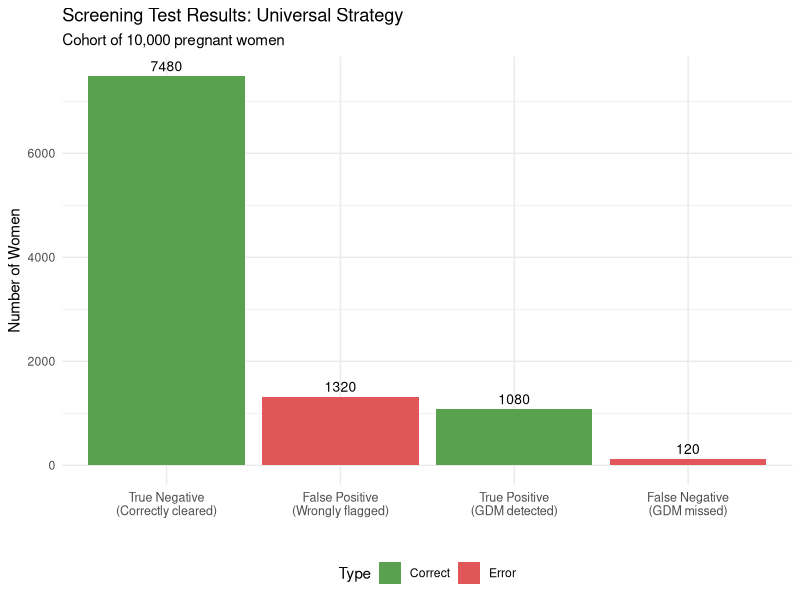
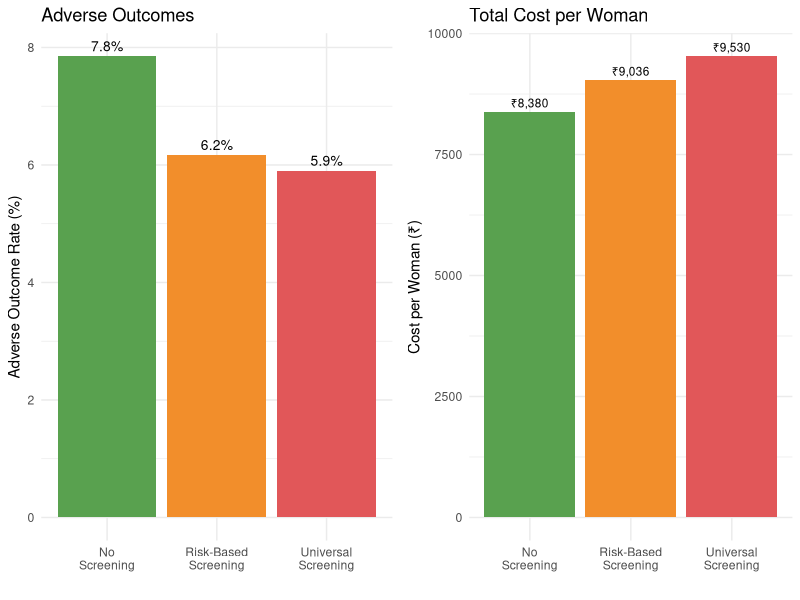
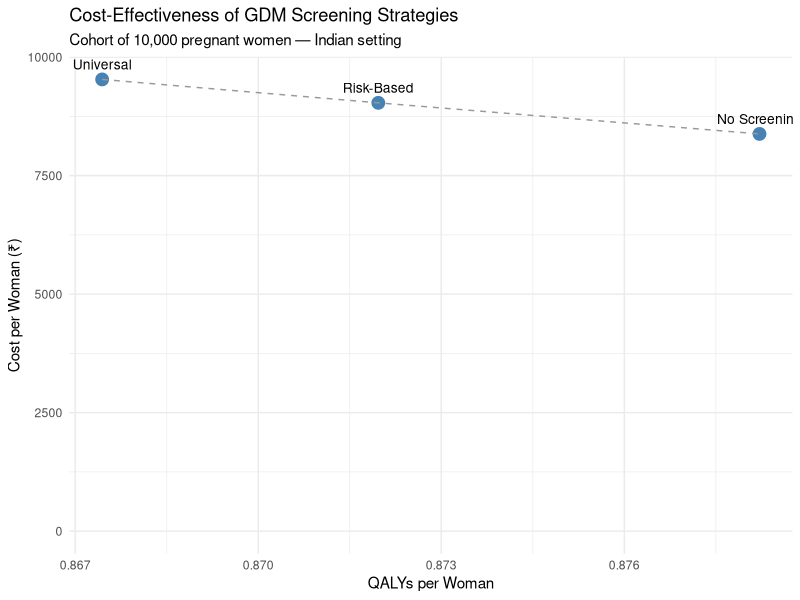

These figures' R source, in order:
## ---- chunk 1
#| label: parameters
#| echo: true

# ============================================================
# MODEL PARAMETERS — Gestational Diabetes Screening in India
# ============================================================

# --- Prevalence ---
# Source: Systematic review, Behboudi-Gandevani et al. 2019;
#         National meta-analysis, Pujitha et al. 2024 (BMC Public Health)
# Indian GDM prevalence ranges 10-14.3%; we use 12% as base case
prev_gdm <- 0.12

# --- Population ---
# We model a cohort of 10,000 pregnant women
n_cohort <- 10000

# --- Risk-based screening coverage ---
# Proportion of women classified as "high risk" and offered screening
# Source: FOGSI guidelines; approximately 55-65% of Indian pregnant women
#         have at least one risk factor
prop_high_risk <- 0.60

# GDM prevalence among high-risk vs low-risk women
# Source: Sreelakshmi et al. 2015 (IJRCOG)
prev_gdm_high_risk <- 0.18
prev_gdm_low_risk  <- 0.03

# --- Test Accuracy: Fasting 75g OGTT (IADPSG criteria) ---
# Source: Defined as the reference standard; near-perfect when properly
#         conducted. We use realistic performance accounting for
#         pre-analytical errors in field conditions.
# Source: Seshiah et al. 2008; Mohan et al. 2014
sens_ogtt <- 0.90   # Sensitivity
spec_ogtt <- 0.85   # Specificity

# --- Screening Costs (₹) ---
# Source: Estimated from public hospital rates, NHM guidelines
cost_ogtt <- 250            # Cost of fasting 75g OGTT per woman
cost_risk_assessment <- 50  # Cost of risk factor assessment per woman

# --- Treatment Cost if GDM Detected (₹) ---
# Includes dietary counselling, glucose monitoring, insulin if needed
# Source: Estimated from Indian tertiary hospital data
cost_gdm_treatment <- 8000

# --- Outcome Probabilities ---
# Probability of adverse outcome (composite: macrosomia, birth injury,
# neonatal ICU admission, pre-eclampsia) if GDM is:
# Source: HAPO study (international); Indian data from Balaji et al. 2011
p_adverse_gdm_treated   <- 0.10  # GDM detected and treated
p_adverse_gdm_untreated <- 0.35  # GDM present but undetected
p_adverse_no_gdm        <- 0.05  # No GDM (background risk)

# --- Costs of Adverse Outcomes (₹) ---
# Source: Estimated from Indian NICU costs, C-section rates
cost_adverse <- 45000   # Average cost of managing adverse outcome
cost_no_adverse <- 5000 # Average cost of normal delivery

# --- Utility Weights (QALYs) ---
# Short-term utility over pregnancy and postpartum period
# Source: Moss et al. 2007 (international); adapted for Indian context
utility_adverse   <- 0.65  # QALY weight if adverse outcome
utility_no_adverse <- 0.90 # QALY weight if no adverse outcome
utility_gdm_treated <- 0.82 # QALY weight for managed GDM (reduced anxiety, monitoring burden)
## ---- chunk 2
#| label: fig-gdm-decision-tree
#| echo: true
#| fig-cap: "Decision tree structure for GDM screening strategies"

library(DiagrammeR)

grViz("
digraph gdm_tree {
  graph [rankdir=LR, bgcolor='transparent', fontname='Helvetica', nodesep=0.5]
  node [fontname='Helvetica', fontsize=10]

  # Decision node
  D [label='Screening\nStrategy', shape=square, style=filled, fillcolor='#4e79a7', fontcolor='white', width=1.2]

  # Strategy nodes
  S1 [label='Universal\nScreening\n(All women get OGTT)', shape=box, style='filled,rounded', fillcolor='#59a14f', fontcolor='white']
  S2 [label='Risk-Based\nScreening\n(High-risk get OGTT)', shape=box, style='filled,rounded', fillcolor='#f28e2b', fontcolor='white']
  S3 [label='No Formal\nScreening\n(Clinical detection only)', shape=box, style='filled,rounded', fillcolor='#e15759', fontcolor='white']

  # Chance nodes for Universal
  C1 [label='GDM+\n(prev=12%)', shape=circle, style=filled, fillcolor='#d4e6f1', width=0.8, fontsize=9]
  C2 [label='GDM-\n(88%)', shape=circle, style=filled, fillcolor='#d5f5e3', width=0.8, fontsize=9]

  # Test results
  TP [label='Test +\n(Sens=90%)\nTreat', shape=box, style='filled,rounded', fillcolor='#aed6f1', fontsize=9]
  FN [label='Test -\n(10%)\nMissed', shape=box, style='filled,rounded', fillcolor='#f5b7b1', fontsize=9]
  FP [label='Test +\n(1-Spec=15%)\nUnnec. treat', shape=box, style='filled,rounded', fillcolor='#fdebd0', fontsize=9]
  TN [label='Test -\n(Spec=85%)\nCorrectly cleared', shape=box, style='filled,rounded', fillcolor='#d5f5e3', fontsize=9]

  D -> S1
  D -> S2
  D -> S3

  S1 -> C1
  S1 -> C2
  C1 -> TP
  C1 -> FN
  C2 -> FP
  C2 -> TN
}
")
## ---- chunk 3
#| label: universal-screening
#| echo: true

# --- Universal Screening Strategy ---

# Total number screened
n_screened_universal <- n_cohort

# True disease status
n_gdm_true <- n_cohort * prev_gdm        # Women who truly have GDM
n_no_gdm   <- n_cohort * (1 - prev_gdm)  # Women without GDM

# Test results
true_positive  <- n_gdm_true * sens_ogtt             # GDM detected correctly
false_negative <- n_gdm_true * (1 - sens_ogtt)       # GDM missed
false_positive <- n_no_gdm * (1 - spec_ogtt)         # Wrongly flagged
true_negative  <- n_no_gdm * spec_ogtt               # Correctly cleared

cat("=== Universal Screening Results ===\n")
cat("Total screened:", n_screened_universal, "\n")
cat("True positives (GDM detected):", true_positive, "\n")
cat("False negatives (GDM missed):", false_negative, "\n")
cat("False positives (unnecessary treatment):", false_positive, "\n")
cat("True negatives (correctly cleared):", true_negative, "\n")
## ---- chunk 4
#| label: fig-test-results-universal
#| echo: true
#| fig-cap: "Distribution of screening test results — Universal Screening"

library(ggplot2)

test_results <- data.frame(
  Category = c("True Positive\n(GDM detected)", "False Negative\n(GDM missed)",
                "False Positive\n(Wrongly flagged)", "True Negative\n(Correctly cleared)"),
  Count = c(true_positive, false_negative, false_positive, true_negative),
  Type = c("Correct", "Error", "Error", "Correct")
)

ggplot(test_results, aes(x = reorder(Category, -Count), y = Count, fill = Type)) +
  geom_col() +
  geom_text(aes(label = round(Count)), vjust = -0.5, size = 3.5) +
  scale_fill_manual(values = c("Correct" = "#59a14f", "Error" = "#e15759")) +
  labs(x = "", y = "Number of Women",
       title = "Screening Test Results: Universal Strategy",
       subtitle = paste0("Cohort of ", format(n_cohort, big.mark=","), " pregnant women")) +
  theme_minimal() +
  theme(legend.position = "bottom", axis.text.x = element_text(size = 9))
## ---- chunk 5
#| label: universal-costs
#| echo: true

# --- Costs: Universal Screening ---

# Screening cost: everyone gets OGTT
cost_screening_universal <- n_cohort * cost_ogtt

# Treatment costs: true positives + false positives receive treatment
cost_treatment_universal <- (true_positive + false_positive) * cost_gdm_treatment

# Adverse outcome costs
# True positives: GDM treated → lower adverse probability
adverse_tp <- true_positive * p_adverse_gdm_treated
no_adverse_tp <- true_positive * (1 - p_adverse_gdm_treated)

# False negatives: GDM untreated → higher adverse probability
adverse_fn <- false_negative * p_adverse_gdm_untreated
no_adverse_fn <- false_negative * (1 - p_adverse_gdm_untreated)

# False positives: no GDM but treated → background adverse risk
adverse_fp <- false_positive * p_adverse_no_gdm
no_adverse_fp <- false_positive * (1 - p_adverse_no_gdm)

# True negatives: no GDM, correctly cleared → background risk
adverse_tn <- true_negative * p_adverse_no_gdm
no_adverse_tn <- true_negative * (1 - p_adverse_no_gdm)

# Total adverse outcomes and costs
total_adverse_universal <- adverse_tp + adverse_fn + adverse_fp + adverse_tn
total_no_adverse_universal <- no_adverse_tp + no_adverse_fn + no_adverse_fp + no_adverse_tn

cost_outcomes_universal <- total_adverse_universal * cost_adverse +
                           total_no_adverse_universal * cost_no_adverse

# Total cost
total_cost_universal <- cost_screening_universal + cost_treatment_universal +
                        cost_outcomes_universal

cat("=== Universal Screening: Cost Summary ===\n")
cat("Screening cost: ₹", format(cost_screening_universal, big.mark = ","), "\n")
cat("Treatment cost: ₹", format(cost_treatment_universal, big.mark = ","), "\n")
cat("Outcome costs: ₹", format(round(cost_outcomes_universal), big.mark = ","), "\n")
cat("TOTAL COST: ₹", format(round(total_cost_universal), big.mark = ","), "\n")
cat("\nAdverse outcomes:", round(total_adverse_universal), "out of", n_cohort, "\n")
## ---- chunk 6
#| label: universal-qalys
#| echo: true

# --- QALYs: Universal Screening ---

# QALYs by group
qaly_tp <- true_positive * ((1 - p_adverse_gdm_treated) * utility_gdm_treated +
           p_adverse_gdm_treated * utility_adverse)
qaly_fn <- false_negative * ((1 - p_adverse_gdm_untreated) * utility_no_adverse +
           p_adverse_gdm_untreated * utility_adverse)
qaly_fp <- false_positive * ((1 - p_adverse_no_gdm) * utility_gdm_treated +
           p_adverse_no_gdm * utility_adverse)
qaly_tn <- true_negative * ((1 - p_adverse_no_gdm) * utility_no_adverse +
           p_adverse_no_gdm * utility_adverse)

total_qaly_universal <- qaly_tp + qaly_fn + qaly_fp + qaly_tn

cat("Total QALYs (Universal Screening):", round(total_qaly_universal, 1), "\n")
cat("Mean QALY per woman:", round(total_qaly_universal / n_cohort, 4), "\n")
## ---- chunk 7
#| label: risk-based
#| echo: true

# --- Risk-Based Screening Strategy ---

n_high_risk <- n_cohort * prop_high_risk
n_low_risk  <- n_cohort * (1 - prop_high_risk)

# Among high-risk women
n_gdm_hr    <- n_high_risk * prev_gdm_high_risk
n_no_gdm_hr <- n_high_risk * (1 - prev_gdm_high_risk)

tp_hr <- n_gdm_hr * sens_ogtt
fn_hr <- n_gdm_hr * (1 - sens_ogtt)
fp_hr <- n_no_gdm_hr * (1 - spec_ogtt)
tn_hr <- n_no_gdm_hr * spec_ogtt

# Among low-risk women (NOT screened — GDM undetected)
n_gdm_lr    <- n_low_risk * prev_gdm_low_risk
n_no_gdm_lr <- n_low_risk * (1 - prev_gdm_low_risk)

cat("=== Risk-Based Screening Results ===\n")
cat("High-risk women screened:", n_high_risk, "\n")
cat("Low-risk women NOT screened:", n_low_risk, "\n")
cat("GDM detected (high-risk true positives):", tp_hr, "\n")
cat("GDM missed in high-risk (false negatives):", fn_hr, "\n")
cat("GDM missed in low-risk (never screened):", n_gdm_lr, "\n")
cat("Total GDM missed:", fn_hr + n_gdm_lr, "\n")
## ---- chunk 8
#| label: risk-based-costs
#| echo: true

# --- Costs: Risk-Based Screening ---

# Screening cost: risk assessment for all, OGTT only for high-risk
cost_screening_risk <- n_cohort * cost_risk_assessment + n_high_risk * cost_ogtt

# Treatment cost: only high-risk true positives + false positives
cost_treatment_risk <- (tp_hr + fp_hr) * cost_gdm_treatment

# Adverse outcomes
# High-risk: detected GDM (treated)
adverse_tp_hr <- tp_hr * p_adverse_gdm_treated
# High-risk: missed GDM (untreated)
adverse_fn_hr <- fn_hr * p_adverse_gdm_untreated
# High-risk: false positives (background risk)
adverse_fp_hr <- fp_hr * p_adverse_no_gdm
# High-risk: true negatives
adverse_tn_hr <- tn_hr * p_adverse_no_gdm
# Low-risk: undetected GDM
adverse_gdm_lr <- n_gdm_lr * p_adverse_gdm_untreated
# Low-risk: no GDM
adverse_no_gdm_lr <- n_no_gdm_lr * p_adverse_no_gdm

total_adverse_risk <- adverse_tp_hr + adverse_fn_hr + adverse_fp_hr +
                      adverse_tn_hr + adverse_gdm_lr + adverse_no_gdm_lr

total_no_adverse_risk <- n_cohort - total_adverse_risk  # Simplified

cost_outcomes_risk <- total_adverse_risk * cost_adverse +
                      total_no_adverse_risk * cost_no_adverse

total_cost_risk <- cost_screening_risk + cost_treatment_risk + cost_outcomes_risk

cat("=== Risk-Based Screening: Cost Summary ===\n")
cat("Screening cost: ₹", format(cost_screening_risk, big.mark = ","), "\n")
cat("Treatment cost: ₹", format(round(cost_treatment_risk), big.mark = ","), "\n")
cat("Outcome costs: ₹", format(round(cost_outcomes_risk), big.mark = ","), "\n")
cat("TOTAL COST: ₹", format(round(total_cost_risk), big.mark = ","), "\n")
cat("\nAdverse outcomes:", round(total_adverse_risk), "out of", n_cohort, "\n")
## ---- chunk 9
#| label: risk-based-qalys
#| echo: true

# --- QALYs: Risk-Based Screening ---

qaly_tp_hr <- tp_hr * ((1 - p_adverse_gdm_treated) * utility_gdm_treated +
              p_adverse_gdm_treated * utility_adverse)
qaly_fn_hr <- fn_hr * ((1 - p_adverse_gdm_untreated) * utility_no_adverse +
              p_adverse_gdm_untreated * utility_adverse)
qaly_fp_hr <- fp_hr * ((1 - p_adverse_no_gdm) * utility_gdm_treated +
              p_adverse_no_gdm * utility_adverse)
qaly_tn_hr <- tn_hr * ((1 - p_adverse_no_gdm) * utility_no_adverse +
              p_adverse_no_gdm * utility_adverse)
qaly_gdm_lr <- n_gdm_lr * ((1 - p_adverse_gdm_untreated) * utility_no_adverse +
               p_adverse_gdm_untreated * utility_adverse)
qaly_no_gdm_lr <- n_no_gdm_lr * ((1 - p_adverse_no_gdm) * utility_no_adverse +
                  p_adverse_no_gdm * utility_adverse)

total_qaly_risk <- qaly_tp_hr + qaly_fn_hr + qaly_fp_hr +
                   qaly_tn_hr + qaly_gdm_lr + qaly_no_gdm_lr

cat("Total QALYs (Risk-Based Screening):", round(total_qaly_risk, 1), "\n")
cat("Mean QALY per woman:", round(total_qaly_risk / n_cohort, 4), "\n")
## ---- chunk 10
#| label: no-screening
#| echo: true

# --- No Screening Strategy ---

# Detection rate through clinical presentation alone
detection_rate_clinical <- 0.25

n_gdm_total <- n_cohort * prev_gdm
n_no_gdm_total <- n_cohort * (1 - prev_gdm)

n_gdm_detected_clinical <- n_gdm_total * detection_rate_clinical
n_gdm_undetected <- n_gdm_total * (1 - detection_rate_clinical)

# Costs: no screening cost, treatment only for clinically detected
cost_screening_none <- 0
cost_treatment_none <- n_gdm_detected_clinical * cost_gdm_treatment

# Adverse outcomes
adverse_detected <- n_gdm_detected_clinical * p_adverse_gdm_treated
adverse_undetected <- n_gdm_undetected * p_adverse_gdm_untreated
adverse_no_gdm_none <- n_no_gdm_total * p_adverse_no_gdm

total_adverse_none <- adverse_detected + adverse_undetected + adverse_no_gdm_none
total_no_adverse_none <- n_cohort - total_adverse_none

cost_outcomes_none <- total_adverse_none * cost_adverse +
                      total_no_adverse_none * cost_no_adverse

total_cost_none <- cost_screening_none + cost_treatment_none + cost_outcomes_none

# QALYs
qaly_detected <- n_gdm_detected_clinical * ((1 - p_adverse_gdm_treated) * utility_gdm_treated +
                 p_adverse_gdm_treated * utility_adverse)
qaly_undetected <- n_gdm_undetected * ((1 - p_adverse_gdm_untreated) * utility_no_adverse +
                   p_adverse_gdm_untreated * utility_adverse)
qaly_no_gdm_none <- n_no_gdm_total * ((1 - p_adverse_no_gdm) * utility_no_adverse +
                    p_adverse_no_gdm * utility_adverse)

total_qaly_none <- qaly_detected + qaly_undetected + qaly_no_gdm_none

cat("=== No Screening: Results ===\n")
cat("GDM detected clinically:", n_gdm_detected_clinical, "out of", n_gdm_total, "\n")
cat("TOTAL COST: ₹", format(round(total_cost_none), big.mark = ","), "\n")
cat("Adverse outcomes:", round(total_adverse_none), "out of", n_cohort, "\n")
cat("Total QALYs:", round(total_qaly_none, 1), "\n")
## ---- chunk 11
#| label: comparison
#| echo: true

# --- Summary Comparison ---
library(knitr)

results <- data.frame(
  Strategy = c("Universal Screening", "Risk-Based Screening", "No Screening"),
  Total_Cost = c(total_cost_universal, total_cost_risk, total_cost_none),
  Total_QALYs = c(total_qaly_universal, total_qaly_risk, total_qaly_none),
  Adverse_Outcomes = c(total_adverse_universal, total_adverse_risk, total_adverse_none)
)

# Format for display
results$Cost_per_Woman <- results$Total_Cost / n_cohort
results$QALY_per_Woman <- results$Total_QALYs / n_cohort
results$Adverse_Rate <- paste0(round(results$Adverse_Outcomes / n_cohort * 100, 1), "%")

results$Total_Cost <- paste0("₹", format(round(results$Total_Cost), big.mark = ","))

kable(results[, c("Strategy", "Total_Cost", "QALY_per_Woman", "Adverse_Rate")],
      col.names = c("Strategy", "Total Cost (cohort)", "QALY per Woman", "Adverse Outcome Rate"),
      digits = 4,
      caption = "Comparison of GDM Screening Strategies (cohort of 10,000 women)")
## ---- chunk 12
#| label: fig-adverse-comparison
#| echo: true
#| fig-cap: "Adverse outcome rates and costs across screening strategies"

adverse_data <- data.frame(
  Strategy = c("Universal\nScreening", "Risk-Based\nScreening", "No\nScreening"),
  Adverse_Rate = c(total_adverse_universal / n_cohort * 100,
                   total_adverse_risk / n_cohort * 100,
                   total_adverse_none / n_cohort * 100),
  Cost_Per_Woman = c(total_cost_universal / n_cohort,
                     total_cost_risk / n_cohort,
                     total_cost_none / n_cohort)
)

library(gridExtra)

p1 <- ggplot(adverse_data, aes(x = Strategy, y = Adverse_Rate, fill = Strategy)) +
  geom_col(show.legend = FALSE) +
  geom_text(aes(label = paste0(round(Adverse_Rate, 1), "%")), vjust = -0.5, size = 3.5) +
  scale_fill_manual(values = c("#59a14f", "#f28e2b", "#e15759")) +
  labs(x = "", y = "Adverse Outcome Rate (%)",
       title = "Adverse Outcomes") +
  theme_minimal()

p2 <- ggplot(adverse_data, aes(x = Strategy, y = Cost_Per_Woman, fill = Strategy)) +
  geom_col(show.legend = FALSE) +
  geom_text(aes(label = paste0("₹", format(round(Cost_Per_Woman), big.mark=","))), vjust = -0.5, size = 3) +
  scale_fill_manual(values = c("#59a14f", "#f28e2b", "#e15759")) +
  labs(x = "", y = "Cost per Woman (₹)",
       title = "Total Cost per Woman") +
  theme_minimal()

grid.arrange(p1, p2, ncol = 2)
## ---- chunk 13
#| label: icers
#| echo: true

# --- ICER Calculations ---
# Using no screening as the reference comparator

# Risk-based vs No screening
inc_cost_risk_vs_none <- total_cost_risk - total_cost_none
inc_qaly_risk_vs_none <- total_qaly_risk - total_qaly_none
icer_risk_vs_none <- inc_cost_risk_vs_none / inc_qaly_risk_vs_none

# Universal vs No screening
inc_cost_univ_vs_none <- total_cost_universal - total_cost_none
inc_qaly_univ_vs_none <- total_qaly_universal - total_qaly_none
icer_univ_vs_none <- inc_cost_univ_vs_none / inc_qaly_univ_vs_none

# Universal vs Risk-based
inc_cost_univ_vs_risk <- total_cost_universal - total_cost_risk
inc_qaly_univ_vs_risk <- total_qaly_universal - total_qaly_risk
icer_univ_vs_risk <- inc_cost_univ_vs_risk / inc_qaly_univ_vs_risk

cat("=== Incremental Cost-Effectiveness Ratios ===\n\n")
cat("Risk-Based vs No Screening:\n")
cat("  Incremental cost: ₹", format(round(inc_cost_risk_vs_none), big.mark = ","), "\n")
cat("  Incremental QALYs:", round(inc_qaly_risk_vs_none, 2), "\n")
cat("  ICER: ₹", format(round(icer_risk_vs_none), big.mark = ","), "per QALY\n\n")

cat("Universal vs No Screening:\n")
cat("  Incremental cost: ₹", format(round(inc_cost_univ_vs_none), big.mark = ","), "\n")
cat("  Incremental QALYs:", round(inc_qaly_univ_vs_none, 2), "\n")
cat("  ICER: ₹", format(round(icer_univ_vs_none), big.mark = ","), "per QALY\n\n")

cat("Universal vs Risk-Based:\n")
cat("  Incremental cost: ₹", format(round(inc_cost_univ_vs_risk), big.mark = ","), "\n")
cat("  Incremental QALYs:", round(inc_qaly_univ_vs_risk, 2), "\n")
cat("  ICER: ₹", format(round(icer_univ_vs_risk), big.mark = ","), "per QALY\n")
## ---- chunk 14
#| label: results-plot
#| echo: true
#| fig-cap: "Cost-effectiveness comparison of GDM screening strategies"

library(ggplot2)

plot_data <- data.frame(
  Strategy = c("No Screening", "Risk-Based", "Universal"),
  Cost = c(total_cost_none / n_cohort,
           total_cost_risk / n_cohort,
           total_cost_universal / n_cohort),
  QALY = c(total_qaly_none / n_cohort,
           total_qaly_risk / n_cohort,
           total_qaly_universal / n_cohort)
)

ggplot(plot_data, aes(x = QALY, y = Cost, label = Strategy)) +
  geom_point(size = 4, colour = "steelblue") +
  geom_text(vjust = -1, hjust = 0.5, size = 3.5) +
  geom_line(linetype = "dashed", colour = "grey60") +
  labs(
    x = "QALYs per Woman",
    y = "Cost per Woman (₹)",
    title = "Cost-Effectiveness of GDM Screening Strategies",
    subtitle = "Cohort of 10,000 pregnant women — Indian setting"
  ) +
  theme_minimal() +
  expand_limits(y = 0)
